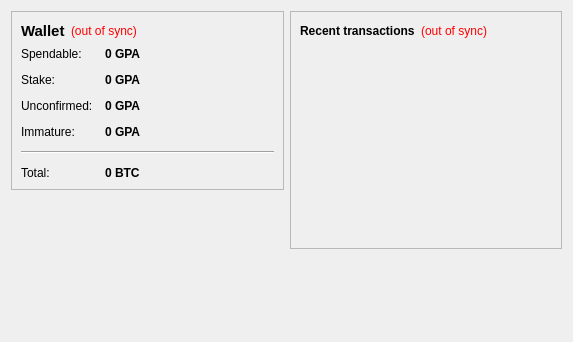
<?xml version="1.0" encoding="UTF-8"?>
<ui version="4.0">
 <class>OverviewPage</class>
 <widget class="QWidget" name="OverviewPage">
  <property name="geometry">
   <rect>
    <x>0</x>
    <y>0</y>
    <width>573</width>
    <height>342</height>
   </rect>
  </property>
  <property name="windowTitle">
   <string>Form</string>
  </property>
  <layout class="QHBoxLayout" name="horizontalLayout" stretch="1,1">
   <item>
    <layout class="QVBoxLayout" name="verticalLayout_2">
     <item>
      <widget class="QFrame" name="frame">
       <property name="frameShape">
        <enum>QFrame::StyledPanel</enum>
       </property>
       <property name="frameShadow">
        <enum>QFrame::Raised</enum>
       </property>
       <layout class="QVBoxLayout" name="verticalLayout_4">
        <item>
         <layout class="QHBoxLayout" name="horizontalLayout_4">
          <item>
           <widget class="QLabel" name="label_5">
            <property name="font">
             <font>
              <pointsize>11</pointsize>
              <weight>75</weight>
              <bold>true</bold>
             </font>
            </property>
            <property name="text">
             <string>Wallet</string>
            </property>
           </widget>
          </item>
          <item>
           <widget class="QLabel" name="labelWalletStatus">
            <property name="toolTip">
             <string>The displayed information may be out of date. Your wallet automatically synchronizes with the Gplay network after a connection is established, but this process has not completed yet.</string>
            </property>
            <property name="styleSheet">
             <string notr="true">QLabel { color: red; }</string>
            </property>
            <property name="text">
             <string notr="true">(out of sync)</string>
            </property>
            <property name="alignment">
             <set>Qt::AlignLeading|Qt::AlignLeft|Qt::AlignVCenter</set>
            </property>
           </widget>
          </item>
          <item>
           <spacer name="horizontalSpacer_2">
            <property name="orientation">
             <enum>Qt::Horizontal</enum>
            </property>
            <property name="sizeHint" stdset="0">
             <size>
              <width>40</width>
              <height>20</height>
             </size>
            </property>
           </spacer>
          </item>
         </layout>
        </item>
        <item>
         <layout class="QFormLayout" name="formLayout_2">
          <property name="fieldGrowthPolicy">
           <enum>QFormLayout::AllNonFixedFieldsGrow</enum>
          </property>
          <property name="horizontalSpacing">
           <number>12</number>
          </property>
          <property name="verticalSpacing">
           <number>12</number>
          </property>
          <item row="0" column="0">
           <widget class="QLabel" name="label">
            <property name="text">
             <string>Spendable:</string>
            </property>
           </widget>
          </item>
          <item row="0" column="1">
           <widget class="QLabel" name="labelBalance">
            <property name="font">
             <font>
              <weight>75</weight>
              <bold>true</bold>
             </font>
            </property>
            <property name="cursor">
             <cursorShape>IBeamCursor</cursorShape>
            </property>
            <property name="toolTip">
             <string>Your current spendable balance</string>
            </property>
            <property name="text">
             <string notr="true">0 GPA</string>
            </property>
            <property name="textInteractionFlags">
             <set>Qt::LinksAccessibleByMouse|Qt::TextSelectableByKeyboard|Qt::TextSelectableByMouse</set>
            </property>
           </widget>
          </item>
          <item row="1" column="0">
           <widget class="QLabel" name="label_6">
            <property name="text">
             <string>Stake:</string>
            </property>
           </widget>
          </item>
          <item row="1" column="1">
           <widget class="QLabel" name="labelStake">
            <property name="font">
             <font>
              <weight>75</weight>
              <bold>true</bold>
             </font>
            </property>
            <property name="cursor">
             <cursorShape>IBeamCursor</cursorShape>
            </property>
            <property name="toolTip">
             <string>Total of coins that was staked, and do not yet count toward the current balance</string>
            </property>
            <property name="text">
             <string notr="true">0 GPA</string>
            </property>
            <property name="textInteractionFlags">
             <set>Qt::LinksAccessibleByMouse|Qt::TextSelectableByKeyboard|Qt::TextSelectableByMouse</set>
            </property>
           </widget>
          </item>
          <item row="2" column="0">
           <widget class="QLabel" name="label_3">
            <property name="text">
             <string>Unconfirmed:</string>
            </property>
           </widget>
          </item>
          <item row="2" column="1">
           <widget class="QLabel" name="labelUnconfirmed">
            <property name="font">
             <font>
              <weight>75</weight>
              <bold>true</bold>
             </font>
            </property>
            <property name="cursor">
             <cursorShape>IBeamCursor</cursorShape>
            </property>
            <property name="toolTip">
             <string>Total of transactions that have yet to be confirmed, and do not yet count toward the current balance</string>
            </property>
            <property name="text">
             <string notr="true">0 GPA</string>
            </property>
            <property name="textInteractionFlags">
             <set>Qt::LinksAccessibleByMouse|Qt::TextSelectableByKeyboard|Qt::TextSelectableByMouse</set>
            </property>
           </widget>
          </item>
          <item row="3" column="0">
           <widget class="QLabel" name="labelImmatureText">
            <property name="text">
             <string>Immature:</string>
            </property>
           </widget>
          </item>
          <item row="3" column="1">
           <widget class="QLabel" name="labelImmature">
            <property name="font">
             <font>
              <weight>75</weight>
              <bold>true</bold>
             </font>
            </property>
            <property name="toolTip">
             <string>Mined balance that has not yet matured</string>
            </property>
            <property name="text">
             <string notr="true">0 GPA</string>
            </property>
            <property name="textInteractionFlags">
             <set>Qt::LinksAccessibleByMouse|Qt::TextSelectableByKeyboard|Qt::TextSelectableByMouse</set>
            </property>
           </widget>
          </item>
          <item row="4" column="0" colspan="2">
           <widget class="Line" name="line">
            <property name="orientation">
             <enum>Qt::Horizontal</enum>
            </property>
           </widget>
          </item>
          <item row="5" column="0">
           <widget class="QLabel" name="labelTotalText">
            <property name="text">
             <string>Total:</string>
            </property>
           </widget>
          </item>
          <item row="5" column="1">
           <widget class="QLabel" name="labelTotal">
            <property name="font">
             <font>
              <weight>75</weight>
              <bold>true</bold>
             </font>
            </property>
            <property name="cursor">
             <cursorShape>IBeamCursor</cursorShape>
            </property>
            <property name="toolTip">
             <string>Your current total balance</string>
            </property>
            <property name="text">
             <string notr="true">0 BTC</string>
            </property>
            <property name="textInteractionFlags">
             <set>Qt::LinksAccessibleByMouse|Qt::TextSelectableByKeyboard|Qt::TextSelectableByMouse</set>
            </property>
           </widget>
          </item>
         </layout>
        </item>
       </layout>
      </widget>
     </item>
     <item>
      <spacer name="verticalSpacer">
       <property name="orientation">
        <enum>Qt::Vertical</enum>
       </property>
       <property name="sizeHint" stdset="0">
        <size>
         <width>20</width>
         <height>40</height>
        </size>
       </property>
      </spacer>
     </item>
    </layout>
   </item>
   <item>
    <layout class="QVBoxLayout" name="verticalLayout_3">
     <item>
      <widget class="QFrame" name="frame_2">
       <property name="frameShape">
        <enum>QFrame::StyledPanel</enum>
       </property>
       <property name="frameShadow">
        <enum>QFrame::Raised</enum>
       </property>
       <layout class="QVBoxLayout" name="verticalLayout">
        <item>
         <layout class="QHBoxLayout" name="horizontalLayout_2">
          <item>
           <widget class="QLabel" name="label_4">
            <property name="text">
             <string>&lt;b&gt;Recent transactions&lt;/b&gt;</string>
            </property>
           </widget>
          </item>
          <item>
           <widget class="QLabel" name="labelTransactionsStatus">
            <property name="toolTip">
             <string>The displayed information may be out of date. Your wallet automatically synchronizes with the Gplay network after a connection is established, but this process has not completed yet.</string>
            </property>
            <property name="styleSheet">
             <string notr="true">QLabel { color: red; }</string>
            </property>
            <property name="text">
             <string notr="true">(out of sync)</string>
            </property>
            <property name="alignment">
             <set>Qt::AlignRight|Qt::AlignTrailing|Qt::AlignVCenter</set>
            </property>
           </widget>
          </item>
          <item>
           <spacer name="horizontalSpacer">
            <property name="orientation">
             <enum>Qt::Horizontal</enum>
            </property>
            <property name="sizeHint" stdset="0">
             <size>
              <width>40</width>
              <height>20</height>
             </size>
            </property>
           </spacer>
          </item>
         </layout>
        </item>
        <item>
         <widget class="QListView" name="listTransactions">
          <property name="styleSheet">
           <string notr="true">QListView { background: transparent; }</string>
          </property>
          <property name="frameShape">
           <enum>QFrame::NoFrame</enum>
          </property>
          <property name="verticalScrollBarPolicy">
           <enum>Qt::ScrollBarAlwaysOff</enum>
          </property>
          <property name="horizontalScrollBarPolicy">
           <enum>Qt::ScrollBarAlwaysOff</enum>
          </property>
          <property name="selectionMode">
           <enum>QAbstractItemView::NoSelection</enum>
          </property>
         </widget>
        </item>
       </layout>
      </widget>
     </item>
     <item>
      <spacer name="verticalSpacer_2">
       <property name="orientation">
        <enum>Qt::Vertical</enum>
       </property>
       <property name="sizeHint" stdset="0">
        <size>
         <width>20</width>
         <height>40</height>
        </size>
       </property>
      </spacer>
     </item>
    </layout>
   </item>
  </layout>
 </widget>
 <resources/>
 <connections/>
</ui>
